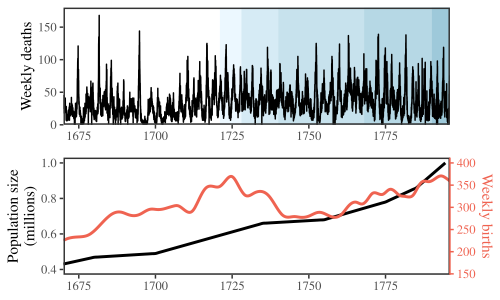

The script that saved this image:
library(dplyr)
library(ggplot2); theme_set(theme_bw(base_family = "Times"))
library(egg)
source("../script/script_data.R")

data_filter <- data_final %>%
  filter(year < 1796)

g1 <- ggplot(data_filter) +
  annotate("rect", xmin=1721, xmax=1728, ymin=-Inf, ymax=Inf, fill="#D9F2FF", alpha=0.5) +
  annotate("rect", xmin=1728, xmax=1740, ymin=-Inf, ymax=Inf, fill="#AED8EB", alpha=0.5) +
  annotate("rect", xmin=1740, xmax=1768, ymin=-Inf, ymax=Inf, fill="#8FC5DC", alpha=0.5) +
  annotate("rect", xmin=1768, xmax=1790, ymin=-Inf, ymax=Inf, fill="#6EB1CC", alpha=0.5) +
  annotate("rect", xmin=1790, xmax=1796, ymin=-Inf, ymax=Inf, fill="#3F94B6", alpha=0.5) +
  geom_line(aes(year+week/52, smpx)) +
  scale_x_continuous("Year", expand=c(0, 0)) +
  scale_y_continuous("Weekly deaths", expand=c(0, 0), limits=c(0, 180)) +
  theme(
    panel.grid = element_blank(),
    panel.border = element_rect(linewidth=1),
    axis.title.x = element_blank()
  )

g2 <- ggplot(data_filter) +
  geom_line(aes(year+week/52, population/1e6), lwd=1) +
  geom_line(aes(year+week/52, birth/400), col="#EF6351", lwd=1) +
  scale_x_continuous("Year", expand=c(0, 0)) +
  scale_y_continuous("Population size\n(millions)",
                     breaks=c(0.4, 0.6, 0.8, 1), limits=c(0.4, 1),
                     sec.axis = sec_axis(transform=~.*400, name="Weekly births")) +
  theme(
    panel.grid = element_blank(),
    panel.border = element_rect(linewidth=1),
    axis.title.x = element_blank(),
    axis.title.y.right = element_text(color="#EF6351"),
    axis.text.y.right = element_text(color="#EF6351"),
    axis.ticks.y.right = element_line(color="#EF6351"),
    axis.line.y.right = element_line(color="#EF6351")
  )

gcomb <- ggarrange(g1, g2, ncol=1)

ggsave("figure_data.pdf", gcomb, 
       width=5, height=5*3/5)
